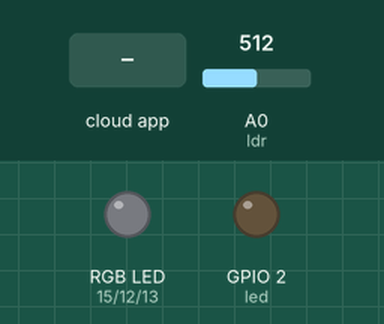
Bench run of a sketch on a simulated ESP8266 (NodeMCU). Shown: an RGB LED mixed from three pins (HIGH = lit), output pins drawn as LEDs (lit = HIGH). Inputs (shaded band) come from the test bench; at power-on: A0 (ldr) = 512. WiFi joins after 1.5 s; servers stay silent unless stated; no MQTT or app messages arrive unless stated; what the sketch prints to the serial monitor is not drawn.

Above: at 2.7 s.
2.8 s: the phone or cloud app sets REd to ON
At 3.8 s:
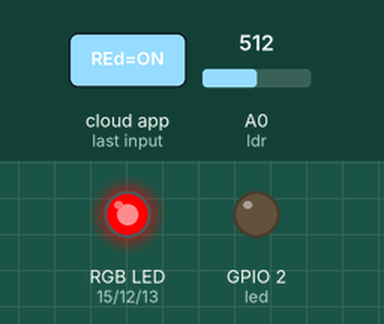
4.3 s: the phone or cloud app sets Green to ON
At 5.0 s:
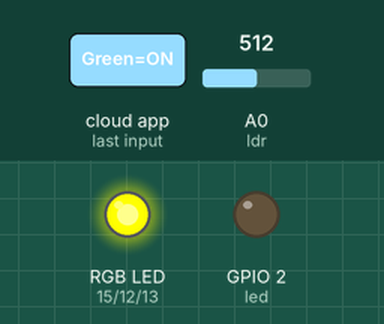
5.8 s: the phone or cloud app sets Blue to ON
At 6.3 s:
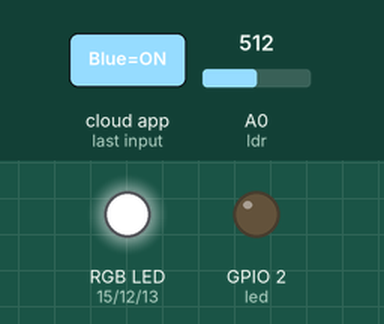
Timing chart, 0 to 8.8 s (numbered marks = the images above; inputs shaded):
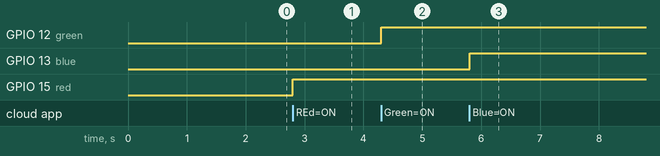

Measured:
- after the input at 2.8 s, GPIO 15 (red): LOW → HIGH at once
- after the input at 4.3 s, GPIO 12 (green): LOW → HIGH at once
- after the input at 5.8 s, GPIO 13 (blue): LOW → HIGH at once

The sketch:

l_with_ESP8266_Witty_Cloud_Development_Board_and_Adafruit_IO.ino
```cpp
#include <ESP8266WiFi.h>          // library file for ESP8266
#include "Adafruit_MQTT.h"        // library included through Adafruit IO Arduino
#include "Adafruit_MQTT_Client.h" // library included through Adafruit IO Arduino

// pinout for wittyBoard
#define led   2           // debug LED, tiny blue
#define red   15          // RGB LED red
#define green 12          // RGB LED green
#define blue  13          // RGB LED blue
#define ldr   A0          // LDR


#define WLAN_SSID       "POCO X2"
#define WLAN_PASS       "7890123456"

#define AIO_SERVER      "io.adafruit.com"
#define AIO_SERVERPORT  1883                // mqtt: 1883, secure-mqtt: 8883
#define AIO_USERNAME    "pawanps55"
#define AIO_KEY         "aio_GOZb5808u1IY1lHwhhFxZvjfdu8Z"

WiFiClient client;                                                                                      // declare client

Adafruit_MQTT_Client mqtt(&client, AIO_SERVER, AIO_SERVERPORT, AIO_USERNAME, AIO_KEY);                  // declare MQTT client
Adafruit_MQTT_Publish lightintensity = Adafruit_MQTT_Publish( &mqtt, AIO_USERNAME "/feeds/Light Intensity ");   // declare publisher
Adafruit_MQTT_Subscribe redbutton = Adafruit_MQTT_Subscribe(&mqtt, AIO_USERNAME "/feeds/REd");      // declare subscriber
Adafruit_MQTT_Subscribe greenbutton = Adafruit_MQTT_Subscribe(&mqtt, AIO_USERNAME "/feeds/Green");  // declare subscriber
Adafruit_MQTT_Subscribe bluebutton = Adafruit_MQTT_Subscribe(&mqtt, AIO_USERNAME "/feeds/Blue");    // declare subscriber

void MQTT_connect();                                                                                    // bug fixes

void setup() {
  // put your setup code here, to run once:
  pinMode(led, OUTPUT);
  pinMode(red, OUTPUT);
  pinMode(green,OUTPUT);
  pinMode(blue, OUTPUT);

  Serial.begin(115200);
  delay(10);

  Serial.println(F("Adafruit MQTT demo"));

  // Connect to WiFi access point.
  Serial.println();
  Serial.print("Connecting to ");
  Serial.println(WLAN_SSID);

  WiFi.begin(WLAN_SSID, WLAN_PASS);
  while (WiFi.status() != WL_CONNECTED) {
    delay(500);
    Serial.print(".");
  }
  Serial.println();

  Serial.println("WiFi connected");
  Serial.println("IP address: "); Serial.println(WiFi.localIP());

  // Setup MQTT subscription for onoff feed.
  mqtt.subscribe(&redbutton);
  mqtt.subscribe(&greenbutton);
  mqtt.subscribe(&bluebutton);
}


void loop() {
  // put your main code here, to run repeatedly:
  MQTT_connect();

  Adafruit_MQTT_Subscribe *subscription;
  while ((subscription = mqtt.readSubscription(5000))) {
    if (subscription == &redbutton) {
      Serial.print(F("Got: "));
      Serial.println((char *)redbutton.lastread);
      if(strcmp((char*)redbutton.lastread, "ON"))
        digitalWrite(red, LOW);
      else
        digitalWrite(red, HIGH);
    }
    if (subscription == &greenbutton) {
      Serial.print(F("Got: "));
      Serial.println((char *)greenbutton.lastread);
      if(strcmp((char*)greenbutton.lastread, "ON"))
        digitalWrite(green, LOW);
      else
        digitalWrite(green, HIGH);
    }
    if (subscription == &bluebutton) {
      Serial.print(F("Got: "));
      Serial.println((char *)bluebutton.lastread);
      if(strcmp((char*)bluebutton.lastread, "ON"))
        digitalWrite(blue, LOW);
      else
        digitalWrite(blue, HIGH);
    }
  }

  Serial.print(F("\nSending light val "));
  Serial.print(analogRead(ldr));
  Serial.print("...");
  if (! lightintensity.publish(analogRead(ldr)))
    Serial.println(F("Failed"));
  else
    Serial.println(F("OK!"));
}

// Function to connect and reconnect as necessary to the MQTT server.
void MQTT_connect() {
  int8_t ret;

  // Stop if already connected.
  if (mqtt.connected()) {
    return;
  }

  Serial.print("Connecting to MQTT... ");

  uint8_t retries = 3;
  while ((ret = mqtt.connect()) != 0) { // connect will return 0 for connected
       Serial.println(mqtt.connectErrorString(ret));
       Serial.println("Retrying MQTT connection in 5 seconds...");
       mqtt.disconnect();
       delay(5000);  // wait 5 seconds
       retries--;
       if (retries == 0) {
         // basically die and wait for WDT to reset me
         while (1);
       }
  }
  Serial.println("MQTT Connected!");
}
```
